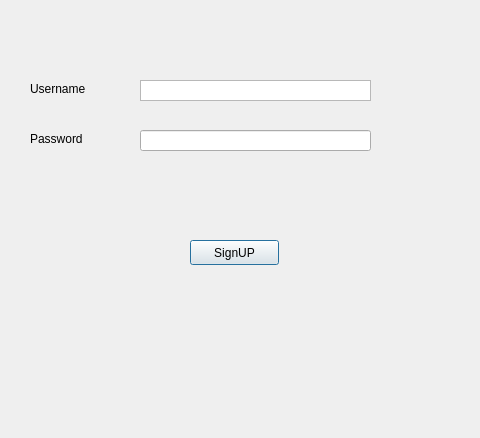
<?xml version="1.0" encoding="UTF-8"?>
<ui version="4.0">
 <class>Dialog</class>
 <widget class="QDialog" name="Dialog">
  <property name="geometry">
   <rect>
    <x>0</x>
    <y>0</y>
    <width>480</width>
    <height>438</height>
   </rect>
  </property>
  <property name="windowTitle">
   <string>Dialog</string>
  </property>
  <widget class="QLabel" name="label">
   <property name="geometry">
    <rect>
     <x>30</x>
     <y>80</y>
     <width>67</width>
     <height>17</height>
    </rect>
   </property>
   <property name="text">
    <string>Username</string>
   </property>
  </widget>
  <widget class="QLabel" name="label_2">
   <property name="geometry">
    <rect>
     <x>30</x>
     <y>130</y>
     <width>67</width>
     <height>17</height>
    </rect>
   </property>
   <property name="text">
    <string>Password</string>
   </property>
  </widget>
  <widget class="QTextEdit" name="textEdit">
   <property name="geometry">
    <rect>
     <x>140</x>
     <y>80</y>
     <width>231</width>
     <height>21</height>
    </rect>
   </property>
   <property name="verticalScrollBarPolicy">
    <enum>Qt::ScrollBarAlwaysOff</enum>
   </property>
   <property name="horizontalScrollBarPolicy">
    <enum>Qt::ScrollBarAlwaysOff</enum>
   </property>
  </widget>
  <widget class="QLineEdit" name="lineEdit">
   <property name="geometry">
    <rect>
     <x>140</x>
     <y>130</y>
     <width>231</width>
     <height>21</height>
    </rect>
   </property>
   <property name="sizePolicy">
    <sizepolicy hsizetype="Fixed" vsizetype="Fixed">
     <horstretch>0</horstretch>
     <verstretch>0</verstretch>
    </sizepolicy>
   </property>
   <property name="echoMode">
    <enum>QLineEdit::Password</enum>
   </property>
  </widget>
  <widget class="QPushButton" name="pushButton">
   <property name="geometry">
    <rect>
     <x>190</x>
     <y>240</y>
     <width>89</width>
     <height>25</height>
    </rect>
   </property>
   <property name="text">
    <string>SignUP</string>
   </property>
  </widget>
  <widget class="QLabel" name="label_3">
   <property name="geometry">
    <rect>
     <x>40</x>
     <y>310</y>
     <width>401</width>
     <height>17</height>
    </rect>
   </property>
   <property name="text">
    <string/>
   </property>
  </widget>
 </widget>
 <resources/>
 <connections/>
</ui>
